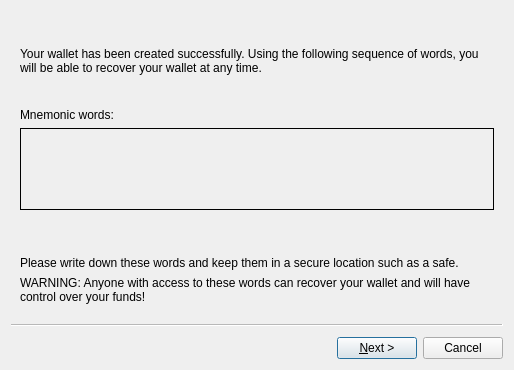
<?xml version="1.0" encoding="UTF-8"?>
<ui version="4.0">
 <class>NotifyMnemonic</class>
 <widget class="QWizard" name="NotifyMnemonic">
  <property name="geometry">
   <rect>
    <x>0</x>
    <y>0</y>
    <width>514</width>
    <height>370</height>
   </rect>
  </property>
  <property name="sizePolicy">
   <sizepolicy hsizetype="MinimumExpanding" vsizetype="MinimumExpanding">
    <horstretch>0</horstretch>
    <verstretch>0</verstretch>
   </sizepolicy>
  </property>
  <property name="windowTitle">
   <string>Notification</string>
  </property>
  <property name="wizardStyle">
   <enum>QWizard::ClassicStyle</enum>
  </property>
  <property name="options">
   <set>QWizard::NoBackButtonOnStartPage</set>
  </property>
  <widget class="QWizardPage" name="wizardPage1">
   <property name="sizePolicy">
    <sizepolicy hsizetype="MinimumExpanding" vsizetype="MinimumExpanding">
     <horstretch>0</horstretch>
     <verstretch>0</verstretch>
    </sizepolicy>
   </property>
   <layout class="QVBoxLayout" name="verticalLayout">
    <item>
     <widget class="QLabel" name="textLabel">
      <property name="sizePolicy">
       <sizepolicy hsizetype="MinimumExpanding" vsizetype="MinimumExpanding">
        <horstretch>0</horstretch>
        <verstretch>0</verstretch>
       </sizepolicy>
      </property>
      <property name="text">
       <string>Your wallet has been created successfully. Using the following sequence of words, you will be able to recover your wallet at any time.</string>
      </property>
      <property name="wordWrap">
       <bool>true</bool>
      </property>
     </widget>
    </item>
    <item>
     <widget class="QLabel" name="textLabel4">
      <property name="text">
       <string>Mnemonic words:</string>
      </property>
      <property name="wordWrap">
       <bool>true</bool>
      </property>
     </widget>
    </item>
    <item>
     <widget class="QFrame" name="mnemonicBox">
      <property name="sizePolicy">
       <sizepolicy hsizetype="MinimumExpanding" vsizetype="MinimumExpanding">
        <horstretch>0</horstretch>
        <verstretch>0</verstretch>
       </sizepolicy>
      </property>
      <property name="frameShape">
       <enum>QFrame::Box</enum>
      </property>
      <layout class="QVBoxLayout" name="horizontalLayout">
       <item>
        <widget class="QLabel" name="mnemonic">
         <property name="sizePolicy">
          <sizepolicy hsizetype="MinimumExpanding" vsizetype="MinimumExpanding">
           <horstretch>0</horstretch>
           <verstretch>0</verstretch>
          </sizepolicy>
         </property>
         <property name="text">
          <string/>
         </property>
         <property name="alignment">
          <set>Qt::AlignCenter</set>
         </property>
         <property name="wordWrap">
          <bool>true</bool>
         </property>
         <property name="textInteractionFlags">
          <set>Qt::TextSelectableByKeyboard|Qt::TextSelectableByMouse</set>
         </property>
        </widget>
       </item>
      </layout>
     </widget>
    </item>
    <item>
     <spacer name="horizontalSpacer">
      <property name="orientation">
       <enum>Qt::Horizontal</enum>
      </property>
      <property name="sizeType">
       <enum>QSizePolicy::Fixed</enum>
      </property>
      <property name="sizeHint" stdset="0">
       <size>
        <width>60</width>
        <height>40</height>
       </size>
      </property>
     </spacer>
    </item>
    <item>
     <widget class="QLabel" name="textLabel2">
      <property name="text">
       <string>Please write down these words and keep them in a secure location such as a safe.</string>
      </property>
      <property name="wordWrap">
       <bool>true</bool>
      </property>
     </widget>
    </item>
    <item>
     <widget class="QLabel" name="textLabel3">
      <property name="text">
       <string>WARNING: Anyone with access to these words can recover your wallet and will have control over your funds!</string>
      </property>
      <property name="wordWrap">
       <bool>true</bool>
      </property>
     </widget>
    </item>
   </layout>
  </widget>
  <widget class="QWizardPage" name="wizardPage2">
   <property name="sizePolicy">
    <sizepolicy hsizetype="MinimumExpanding" vsizetype="MinimumExpanding">
     <horstretch>0</horstretch>
     <verstretch>0</verstretch>
    </sizepolicy>
   </property>
   <layout class="QVBoxLayout" name="verticalLayout1">
    <item>
     <widget class="QLabel" name="textLabel5">
      <property name="text">
       <string>Please re-enter the mnemonic words to ensure that you have written it down correctly.</string>
      </property>
      <property name="wordWrap">
       <bool>true</bool>
      </property>
     </widget>
    </item>
    <item>
     <widget class="QTextEdit" name="words">
      <property name="sizePolicy">
       <sizepolicy hsizetype="MinimumExpanding" vsizetype="MinimumExpanding">
        <horstretch>0</horstretch>
        <verstretch>0</verstretch>
       </sizepolicy>
      </property>
      <property name="sizeAdjustPolicy">
       <enum>QAbstractScrollArea::AdjustToContents</enum>
      </property>
     </widget>
    </item>
    <item>
     <widget class="QLabel" name="errorMessage">
      <property name="text">
       <string/>
      </property>
      <property name="wordWrap">
       <bool>true</bool>
      </property>
     </widget>
    </item>
   </layout>
  </widget>
 </widget>
 <resources/>
 <connections/>
</ui>
